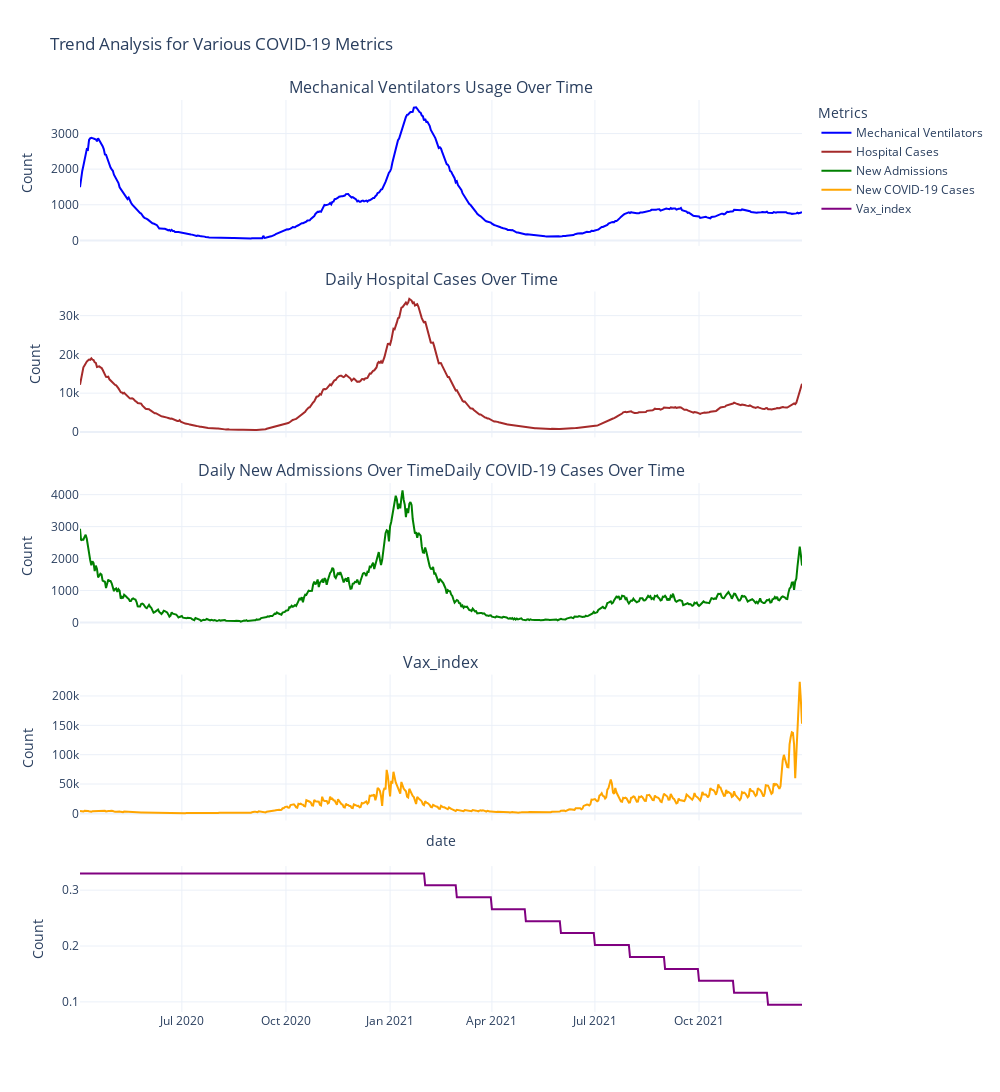

Write notebook code for a chart like this one.
### Code cell
# Function to add traces. This improves readability and makes the code easier to modify.
def add_trace(fig, x_data, y_data, color, title, row):
    fig.add_trace(
        go.Scatter(
            x=x_data,
            y=y_data,
            mode="lines",
            line=dict(color=color, width=2),
            name=title,
            showlegend=True,  # Set to True to show legends
        ),
        row=row,
        col=1,
    )


# Create a subplot with 4 rows
fig_trend = make_subplots(
    rows=5,
    cols=1,
    shared_xaxes=True,
    vertical_spacing=0.05,  # Adjust spacing between plots
    subplot_titles=(
        "Mechanical Ventilators Usage Over Time",
        "Daily Hospital Cases Over Time",
        "Daily New Admissions Over Time" "Daily COVID-19 Cases Over Time",
        "Vax_index",
    ),
)

# Data for plotting
data = [
    (
        enriched_data["date"],
        enriched_data["MV Beds Occupied"],
        "blue",
        "Mechanical Ventilators",
        1,
    ),
    (
        enriched_data["date"],
        enriched_data["Hospital Cases"],
        "brown",
        "Hospital Cases",
        2,
    ),
    (enriched_data["date"], model_data["New Admissions"], "green", "New Admissions", 3),
    (
        enriched_data["date"],
        enriched_data["New COVID-19 Cases"],
        "orange",
        "New COVID-19 Cases",
        4,
    ),

    (
        enriched_data["date"],
        enriched_data["Vax_index"],
        "purple",
        "Vax_index",
        5,
    ),
]

# Add data to the subplot
for item in data:
    add_trace(fig_trend, *item)

# Update the layout for better appearance
fig_trend.update_layout(
    height=1200,
    width=1000,  # Increased width for a better view
    template="plotly_white",
    title_text="Trend Analysis for Various COVID-19 Metrics",
    legend_title_text="Metrics",  # Add legend title
    hovermode="x unified",  # Unified hovermode for better tooltip display
)

# Update xaxis properties
fig_trend.update_xaxes(title_text="date", row=4, col=1)

# Update yaxis properties
fig_trend.update_yaxes(title_text="Count", row=1, col=1)
fig_trend.update_yaxes(title_text="Count", row=2, col=1)
fig_trend.update_yaxes(title_text="Count", row=3, col=1)
fig_trend.update_yaxes(title_text="Count", row=4, col=1)
fig_trend.update_yaxes(title_text="Count", row=5, col=1)
fig_trend.show()

### Figure 1 — Plotly figure (JSON) as saved in the notebook; plotly's stock layout.template omitted (floating-point values rounded to 4 significant figures; data arrays with more than 128 entries replaced by an {"elided": "..."} marker saying what was removed)
{"data": [{"line": {"color": "blue", "width": 2}, "mode": "lines", "name": "Mechanical Ventilators", "showlegend": true, "type": "scatter", "x": {"elided": "639 str values"}, "xaxis": "x", "y": {"elided": "639 int values"}, "yaxis": "y"}, {"line": {"color": "brown", "width": 2}, "mode": "lines", "name": "Hospital Cases", "showlegend": true, "type": "scatter", "x": {"elided": "639 str values"}, "xaxis": "x2", "y": {"elided": "639 int values"}, "yaxis": "y2"}, {"line": {"color": "green", "width": 2}, "mode": "lines", "name": "New Admissions", "showlegend": true, "type": "scatter", "x": {"elided": "639 str values"}, "xaxis": "x3", "y": {"elided": "639 int values"}, "yaxis": "y3"}, {"line": {"color": "orange", "width": 2}, "mode": "lines", "name": "New COVID-19 Cases", "showlegend": true, "type": "scatter", "x": {"elided": "639 str values"}, "xaxis": "x4", "y": {"elided": "639 int values"}, "yaxis": "y4"}, {"line": {"color": "purple", "width": 2}, "mode": "lines", "name": "Vax_index", "showlegend": true, "type": "scatter", "x": {"elided": "639 str values"}, "xaxis": "x5", "y": {"elided": "639 float values"}, "yaxis": "y5"}], "layout": {"annotations": [{"font": {"size": 16}, "showarrow": false, "text": "Mechanical Ventilators Usage Over Time", "x": 0.5, "xanchor": "center", "xref": "paper", "y": 1, "yanchor": "bottom", "yref": "paper"}, {"font": {"size": 16}, "showarrow": false, "text": "Daily Hospital Cases Over Time", "x": 0.5, "xanchor": "center", "xref": "paper", "y": 0.79, "yanchor": "bottom", "yref": "paper"}, {"font": {"size": 16}, "showarrow": false, "text": "Daily New Admissions Over TimeDaily COVID-19 Cases Over Time", "x": 0.5, "xanchor": "center", "xref": "paper", "y": 0.58, "yanchor": "bottom", "yref": "paper"}, {"font": {"size": 16}, "showarrow": false, "text": "Vax_index", "x": 0.5, "xanchor": "center", "xref": "paper", "y": 0.37, "yanchor": "bottom", "yref": "paper"}], "height": 1200, "hovermode": "x unified", "legend": {"title": {"text": "Metrics"}}, "title": {"text": "Trend Analysis for Various COVID-19 Metrics"}, "width": 1000, "xaxis": {"anchor": "y", "domain": [0, 1], "matches": "x5", "showticklabels": false}, "xaxis2": {"anchor": "y2", "domain": [0, 1], "matches": "x5", "showticklabels": false}, "xaxis3": {"anchor": "y3", "domain": [0, 1], "matches": "x5", "showticklabels": false}, "xaxis4": {"anchor": "y4", "domain": [0, 1], "matches": "x5", "showticklabels": false, "title": {"text": "date"}}, "xaxis5": {"anchor": "y5", "domain": [0, 1]}, "yaxis": {"anchor": "x", "domain": [0.84, 1], "title": {"text": "Count"}}, "yaxis2": {"anchor": "x2", "domain": [0.63, 0.79], "title": {"text": "Count"}}, "yaxis3": {"anchor": "x3", "domain": [0.42, 0.58], "title": {"text": "Count"}}, "yaxis4": {"anchor": "x4", "domain": [0.21, 0.37], "title": {"text": "Count"}}, "yaxis5": {"anchor": "x5", "domain": [0, 0.16], "title": {"text": "Count"}}}}
